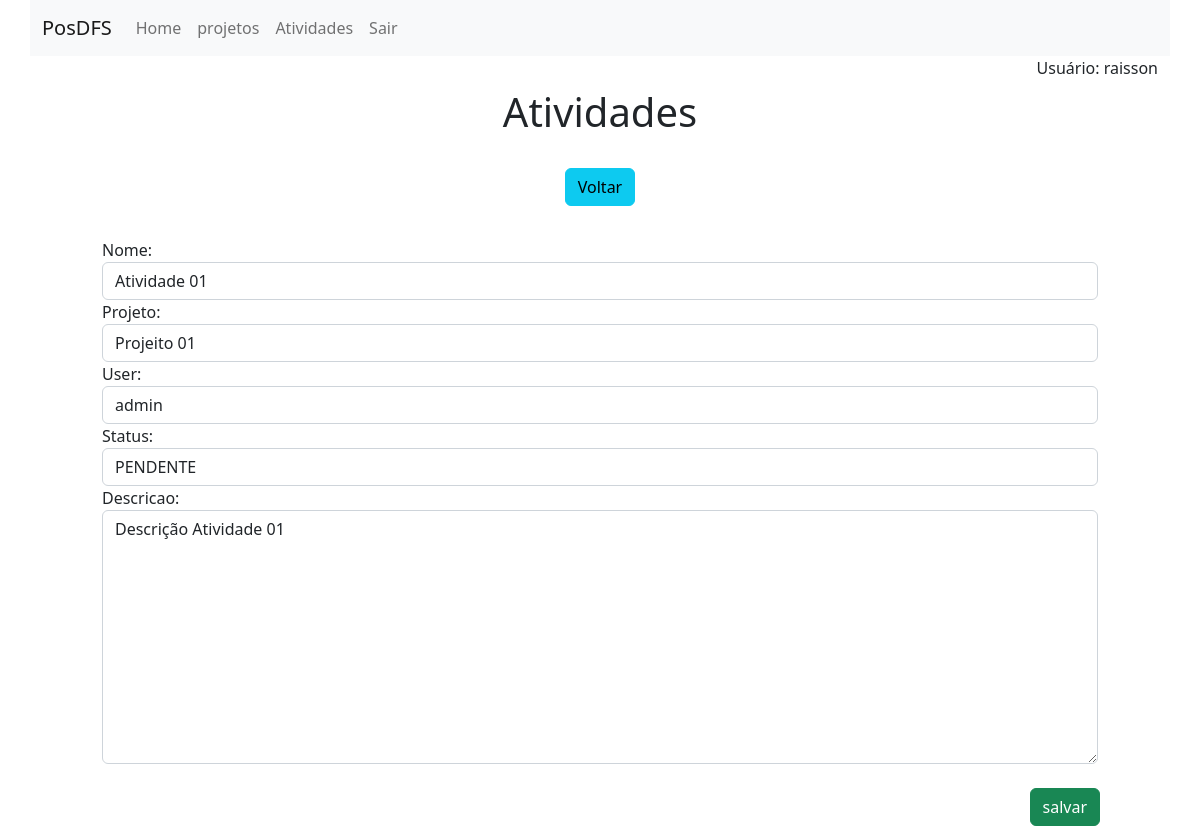
Page /atividadeseditar/1/ (signed in) on the committed database.
### app/models.py (models this page shows)
class Atividades(models.Model):
    projeto = models.ForeignKey(Projetos, on_delete=models.CASCADE, related_name='atividades')
    user = models.ForeignKey(User, on_delete=models.CASCADE, related_name='usuario')
    nome = models.CharField(max_length=200, blank=False, null=False, help_text='Informe o nome')
    STATUS = [
        ('PENDENTE', "PENDENTE"),
        ('EXECUTANDO', "EXECUTANDO"),
        ('FINALIZADO', "FINALIZADO"),
    ]
    status_atividade = models.CharField(
        max_length=12,
        choices=STATUS,
        default='PENDENTE',
    )
    descricao = models.TextField()

### app/views.py (the view)
# urls.py: path('atividadeseditar/<int:pk>/', atividades_editar, name='atividadeseditar'),
@login_required
def atividades_editar(request, pk):
    data = {}
    data['db'] = Atividades.objects.get(pk=pk)
    data['atividades_form'] = AtividadeForm(instance=data['db'])
    return render(request, 'atividades/atividadesform.html', data)

### app/forms.py
class AtividadeForm(ModelForm):
    status_atividade = forms.ChoiceField(choices=Atividades.STATUS, label='Status', widget=forms.Select(attrs={'class': 'form-control'})) # Para campo select
    class Meta:
        model = Atividades
        fields = ['nome','projeto','user','status_atividade','descricao']
        widgets = {
            'nome': forms.TextInput(attrs={'class': 'form-control'}),
            'projeto': forms.Select(attrs={'class': 'form-control'}),
            'user': forms.Select(attrs={'class': 'form-control'}),
            'descricao': forms.Textarea(attrs={'class': 'form-control'}),
        }

### app/models.py (called while the page is built)
    def __str__(self):
        return self.nome

### app/templates/atividades/atividadesform.html (shortened to what this page needs)
{% extends 'base.html' %}
{% block content %}
    <div class="col-md-12 m-auto pt-2 pb-2 text-center">
        <h1>Atividades</h1>
    </div>
    <div class="col-md-12 m-auto pt-3 pb-2 text-center">
        <a href="/atividades/" class="btn btn-info">Voltar</a>
    </div>
    <div class="col-md-12 m-auto pt-4 pb-2 ">
        <form name='atividades_criar' id='atividades_criar' method='post' action="{% if db %}/atividadesatualizar/{{db.id}}/{%else%}/atividadescriar/{% endif %}">
            <div class="row">
                <div class="form-group col-md-10 m-auto">{{atividades_form.nome.label_tag}}{{atividades_form.nome}}</div>
                <div class="form-group col-md-10 m-auto">{{atividades_form.projeto.label_tag}}{{atividades_form.projeto}}</div>
                <div class="form-group col-md-10 m-auto">{{atividades_form.user.label_tag}}{{atividades_form.user}}</div>
                <div class="form-group col-md-10 m-auto">{{atividades_form.status_atividade.label_tag}}{{atividades_form.status_atividade}}</div>
                <div class="form-group col-md-10 m-auto">{{atividades_form.descricao.label_tag}}{{atividades_form.descricao}}</div>
            </div>
            <div class="col-md-11 text-end">
                <input type='submit' class='btn btn-success mt-4' value="salvar">
            </div>
        </form>
    </div>
{% endblock %}

### app/templates/base.html (shortened to what this page needs)
<!DOCTYPE html>
<html lang="pt-br">
<head>
    <link href="https://cdn.jsdelivr.net/npm/bootstrap@5.2.2/dist/css/bootstrap.min.css" rel="stylesheet">
</head>
<body>
    {% if user.is_authenticated %}
    <div class="container">
        <div class="row">
                <nav class="navbar navbar-expand-lg bg-light">
                    <div class="container-fluid">
                        <a class="navbar-brand" href="#">PosDFS</a>
                        <div class="collapse navbar-collapse" id="navbarNav">
                            <ul class="navbar-nav">
                                <li class="nav-item">
                                    <a class="nav-link"  href="/">Home</a>
                                </li>
                                <li class="nav-item">
                                    <a class="nav-link" href="/projetos/">projetos</a>
                                </li>
                                <li class="nav-item">
                                    <a class="nav-link" href="/atividades/">Atividades</a>
                                </li>
                                <li class="nav-item">
                                    <a class="nav-link "  href="/logout/">Sair</a>
                                </li>
                            </ul>
                        </div>
                    </div>
                </nav>
                <div class="col-md-12 text-end">
                    Usuário: {{user.get_username}}
                </div>
        </div>
    </div>
    {% endif %}
    {% block content %}
    {% endblock %}
</body>
</html>

### rows in the picture
Atividades: nome "Atividade 01", projeto "Projeito 01", user "admin", status_atividade "PENDENTE", descricao "Descrição Atividade 01"

### other values in the picture
{{ user.get_username }} "raisson"
{{ atividades_form.nome.label_tag }} "Nome:"
{{ atividades_form.projeto.label_tag }} "Projeto:"
{{ atividades_form.user.label_tag }} "User:"
{{ atividades_form.status_atividade.label_tag }} "Status:"
{{ atividades_form.descricao.label_tag }} "Descricao:"
